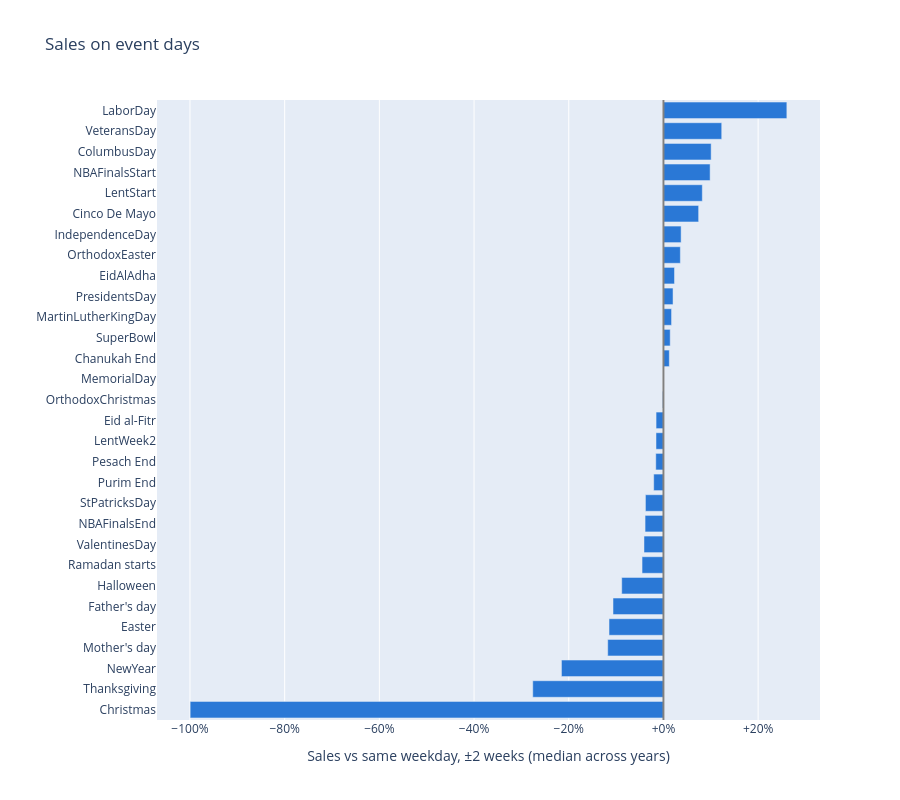

The code cell stored with this chart in its notebook:
### Markdown cell above
### 6.3 Events
เทียบยอดขายวันที่มี event กับ **วันเดียวกันของสัปดาห์** ใน 2 สัปดาห์ก่อนและหลัง (±7, ±14 วัน) ที่ไม่มี event
เพื่อตัดผลของวันในสัปดาห์และฤดูกาลออก

### Code cell
total = daily.groupby("date", observed=True).agg(sales=("sales", "sum"), items=("items", "sum"), event=("event", "first"))
total["per_item"] = total["sales"] / total["items"]
no_event = total["per_item"].where(total["event"].isna())

baseline = pd.concat([no_event.shift(k) for k in (-14, -7, 7, 14)], axis=1).mean(axis=1)
event_effect = (
    (total["per_item"] / baseline - 1)[total["event"].notna()]
    .groupby(total["event"], observed=True).median()
    .sort_values().rename("effect").reset_index()
)

fig = px.bar(
    event_effect, x="effect", y="event", orientation="h",
    color_discrete_sequence=[CAT_COLORS["FOODS"]],
    labels={"effect": "Sales vs same weekday, ±2 weeks (median across years)", "event": ""},
    title="Sales on event days",
    height=800,
)
fig.update_xaxes(tickformat="+.0%")
fig.add_vline(x=0, line_color="gray")
fig.show()

### Figure 1 — Plotly figure (JSON) as saved in the notebook; plotly's stock layout.template omitted (floating-point values rounded to 4 significant figures)
{"data": [{"hovertemplate": "Sales vs same weekday, ±2 weeks (median across years)=%{x}<br>=%{y}<extra></extra>", "legendgroup": "", "marker": {"color": "#2a78d6", "pattern": {"shape": ""}}, "name": "", "orientation": "h", "showlegend": false, "textposition": "auto", "type": "bar", "x": [-0.9996, -0.276, -0.2154, -0.1177, -0.115, -0.1065, -0.08813, -0.0452, -0.04113, -0.03881, -0.03805, -0.02058, -0.0162, -0.0157, -0.01559, -0.0018, 0.0006533, 0.01236, 0.01427, 0.01712, 0.02026, 0.02332, 0.03569, 0.03732, 0.07433, 0.0821, 0.09857, 0.1007, 0.1231, 0.2606], "xaxis": "x", "y": ["Christmas", "Thanksgiving", "NewYear", "Mother's day", "Easter", "Father's day", "Halloween", "Ramadan starts", "ValentinesDay", "NBAFinalsEnd", "StPatricksDay", "Purim End", "Pesach End", "LentWeek2", "Eid al-Fitr", "OrthodoxChristmas", "MemorialDay", "Chanukah End", "SuperBowl", "MartinLutherKingDay", "PresidentsDay", "EidAlAdha", "OrthodoxEaster", "IndependenceDay", "Cinco De Mayo", "LentStart", "NBAFinalsStart", "ColumbusDay", "VeteransDay", "LaborDay"], "yaxis": "y"}], "layout": {"barmode": "relative", "height": 800, "legend": {"tracegroupgap": 0}, "shapes": [{"line": {"color": "gray"}, "type": "line", "x0": 0, "x1": 0, "xref": "x", "y0": 0, "y1": 1, "yref": "y domain"}], "title": {"text": "Sales on event days"}, "xaxis": {"anchor": "y", "domain": [0, 1], "tickformat": "+.0%", "title": {"text": "Sales vs same weekday, ±2 weeks (median across years)"}}, "yaxis": {"anchor": "x", "domain": [0, 1], "title": {"text": ""}}}}
